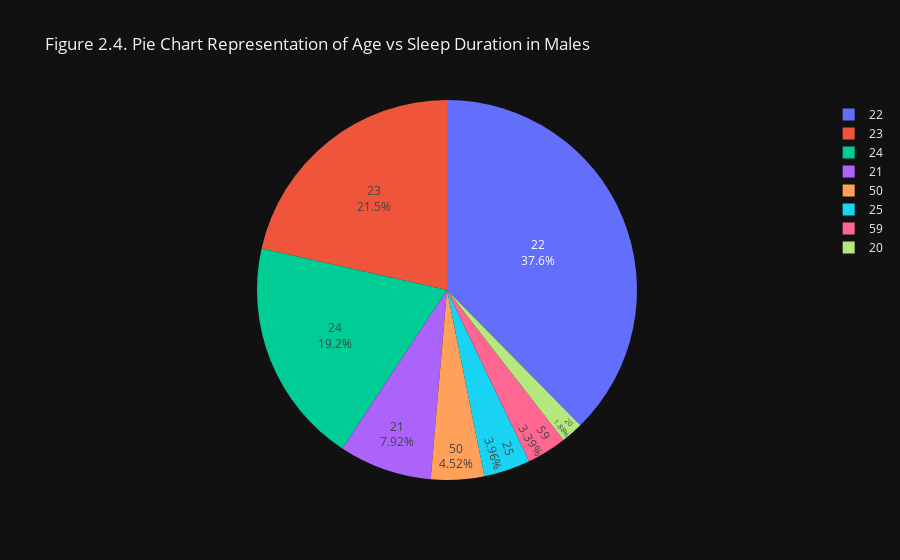

Notebook source saved alongside this figure:
### Code cell
fig = px.pie(
    df_male,
    values='sleep time',
    names="Age",
    title="Figure 2.4. Pie Chart Representation of Age vs Sleep Duration in Males"
)
fig.update_traces(textposition='inside', textinfo='percent+label')
fig.show()

### Figure 1 — Plotly figure (JSON) as saved in the notebook; plotly's stock layout.template omitted (floating-point values rounded to 4 significant figures)
{"data": [{"domain": {"x": [0, 1], "y": [0, 1]}, "hovertemplate": "Age=%{label}<br>sleep time=%{value}<extra></extra>", "labels": [22, 23, 22, 22, 22, 24, 59, 23, 24, 24, 23, 22, 23, 23, 22, 50, 20, 22, 22, 21, 24, 25, 22, 22, 21, 24], "legendgroup": "", "name": "", "showlegend": true, "textinfo": "percent+label", "textposition": "inside", "type": "pie", "values": [6.758, 8, 6, 6.758, 7, 8, 6, 8, 7, 8, 8, 7, 7, 7, 5, 8, 3.33, 8, 7, 7, 7, 7, 7, 6, 7, 4]}], "layout": {"legend": {"tracegroupgap": 0}, "title": {"text": "Figure 2.4. Pie Chart Representation of Age vs Sleep Duration in Males"}}}
